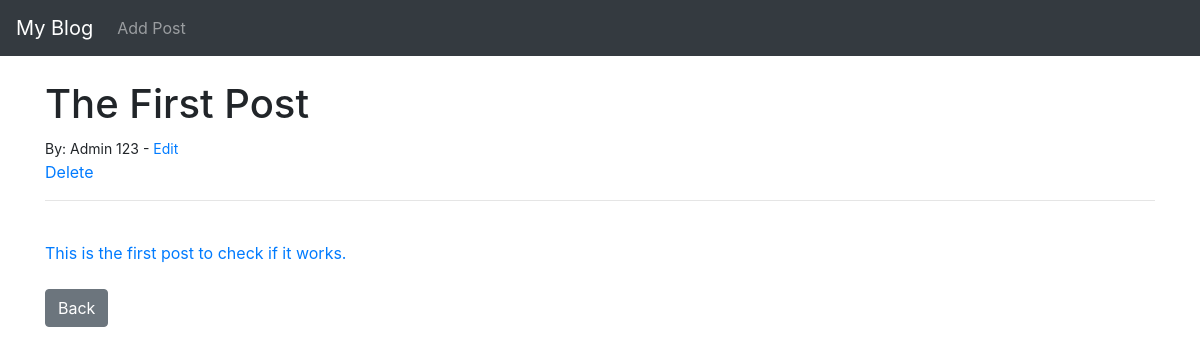
Before: /article/1 with the older database file.
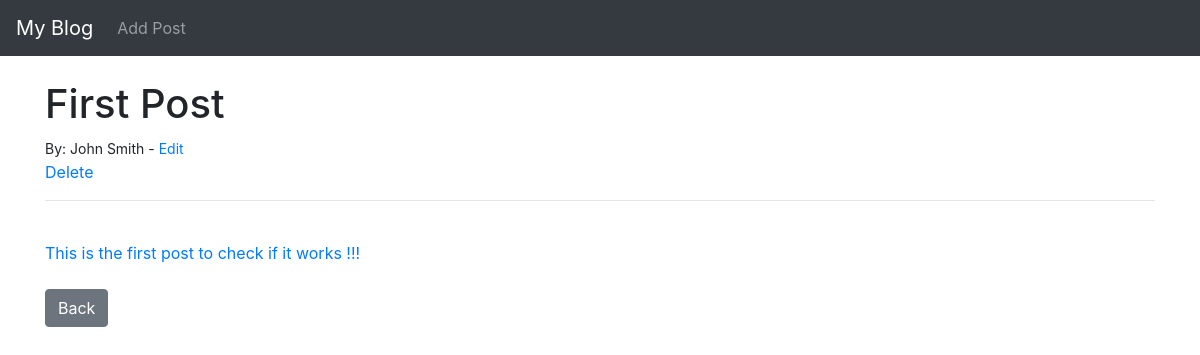
After: the same page with the newer database file.
### theblog/models.py (models this page shows, shortened)
class Post(models.Model):
    title = models.CharField(max_length=255)
    title_tag = models.CharField(max_length=255)
    author = models.ForeignKey(User, on_delete=models.CASCADE)
    body = models.TextField()
    created_at = models.DateTimeField(default=timezone.now)
    updated_at = models.DateTimeField(auto_now=True)
    is_public = models.BooleanField(default=True)
    password = models.CharField(max_length=50, blank=True, null=True)
    image = models.ImageField(upload_to='images/', null=True, blank=True)
    media_link = models.URLField(max_length=200, null=True, blank=True)

### theblog/views.py (the view)
# urls.py: path('article/<int:pk>', ArticleDetailView.as_view(), name='article-detail'),
class ArticleDetailView(DetailView):
    model = Post
    template_name = 'article_details.html'

### theblog/templates/article_details.html (shortened to what this page needs)
{% extends 'base.html' %}
{% block content %}
    <h1>{{ post.title }}</h1>
    <small>By: {{ post.author.first_name }}
    {{ post.author.last_name }} - <a href="{% url 'update_post' post.pk %}">Edit</a>
    </small></br>
    <a href="{% url 'delete_post' post.pk %}">Delete
    <hr>
    <br/>
    {{ post.body }}
    <br/><br/>
    <a href="{% url 'home' %}" class="btn btn-secondary">Back</a>
{% endblock %}

Changed rows visible on the page:
changed Post: title "The First Post" → "First Post"; author.first_name "Admin" → "John"; author.last_name "123" → "Smith"; body "This is the first post to check if it works." → "This is the first post to check if it works !!!"
